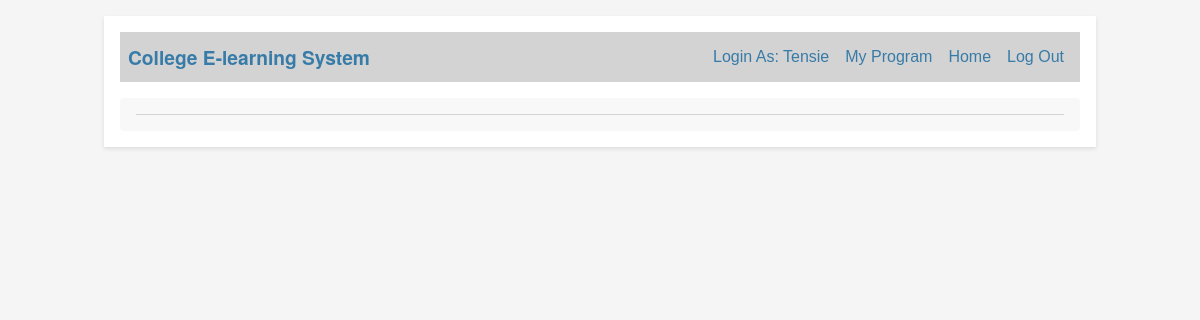
Page /g_report (signed in) on the earlier database version.
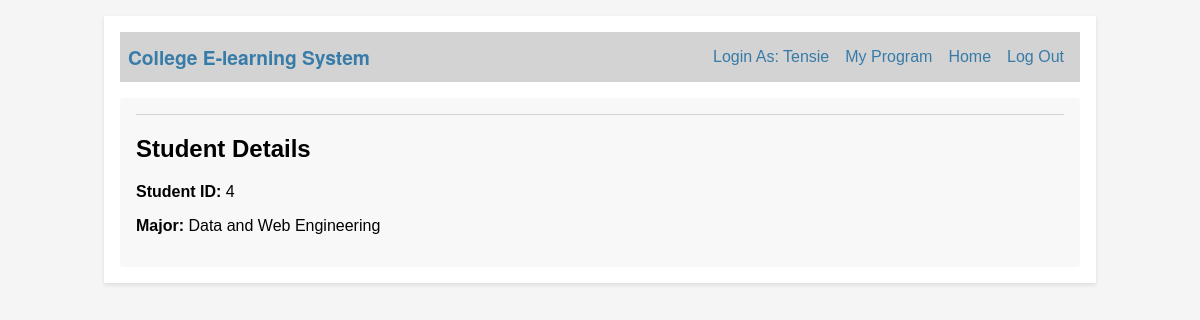
Same page on the later database version.
### tables this page shows
CREATE TABLE students (
  id INTEGER PRIMARY KEY,
  major_id INTEGER,
  user_id INTEGER,
  FOREIGN KEY (major_id) REFERENCES major(id),
  FOREIGN KEY (user_id) REFERENCES users(id)
);

CREATE TABLE major (
  id INTEGER PRIMARY KEY,
  name TEXT
);

### elearning/report.py (the view)
@bp.route('/g_report', methods=['GET', 'POST'])
def g_report():
    db = get_db()
    student = db.execute(
        'SELECT students.id, students.major_id, students.user_id, major.name '
        'FROM students JOIN major ON students.major_id = major.id '
        'WHERE students.user_id = ?',
        (session['user_id'],)
    ).fetchone()
    majors = db.execute('SELECT id, name FROM major').fetchall()
    return render_template('report/g_report.html', student=student, majors=majors)

### elearning/auth.py (called while the page is built)
@bp.before_app_request
def load_logged_in_user():
    user_id = session.get('user_id')
    if user_id is None:
        g.user = None
    else:
        g.user = get_db().execute(
            'SELECT * FROM users WHERE id = ?', (user_id,)
        ).fetchone()

### elearning/db.py (called while the page is built)
def get_db():
    if 'db' not in g:
        g.db = sqlite3.connect(
            current_app.config['DATABASE'],
            detect_types=sqlite3.PARSE_DECLTYPES
        )
        g.db.row_factory = sqlite3.Row
    return g.db

### elearning/templates/report/g_report.html (shortened to what this page needs)
{% extends 'base.html' %}
{% block content %}
  {% if student %}
    <h2>Student Details</h2>
    <p><strong>Student ID:</strong> {{ student.id }}</p>
    <p><strong>Major:</strong> {{ student.name }}</p>
  {% endif %}
{% endblock %}

### elearning/templates/base.html (shortened to what this page needs)
<!doctype html>
<html>
    <link rel="stylesheet" href="{{ url_for('static', filename='style.css') }}">
    <nav>
      <h1>College E-learning System </h1>
      <ul>
        {% if g.user %}
          <li><span>Login As: {{ g.user['name'] }}</span>
          {% if g.user['role_id'] == 3 %}
          <li><a href="{{ url_for('report.g_report')}}">My Program</a>
            {% endif %}
          <li><a href="{{ url_for('blog.index') }}">Home</a>
          <li><a href="{{ url_for('auth.logout') }}">Log Out</a>
        {% endif %}
      </ul>
    </nav>
    <section class="content">
      <header>
      </header>
      {% block content %}{% endblock %}
    </section>
</html>

Differences in the rows shown:
added students: id "4"
now on this page (row unchanged): major: name "Data and Web Engineering"
Other differences:
text now shown: "Student Details Student ID: Major:"
